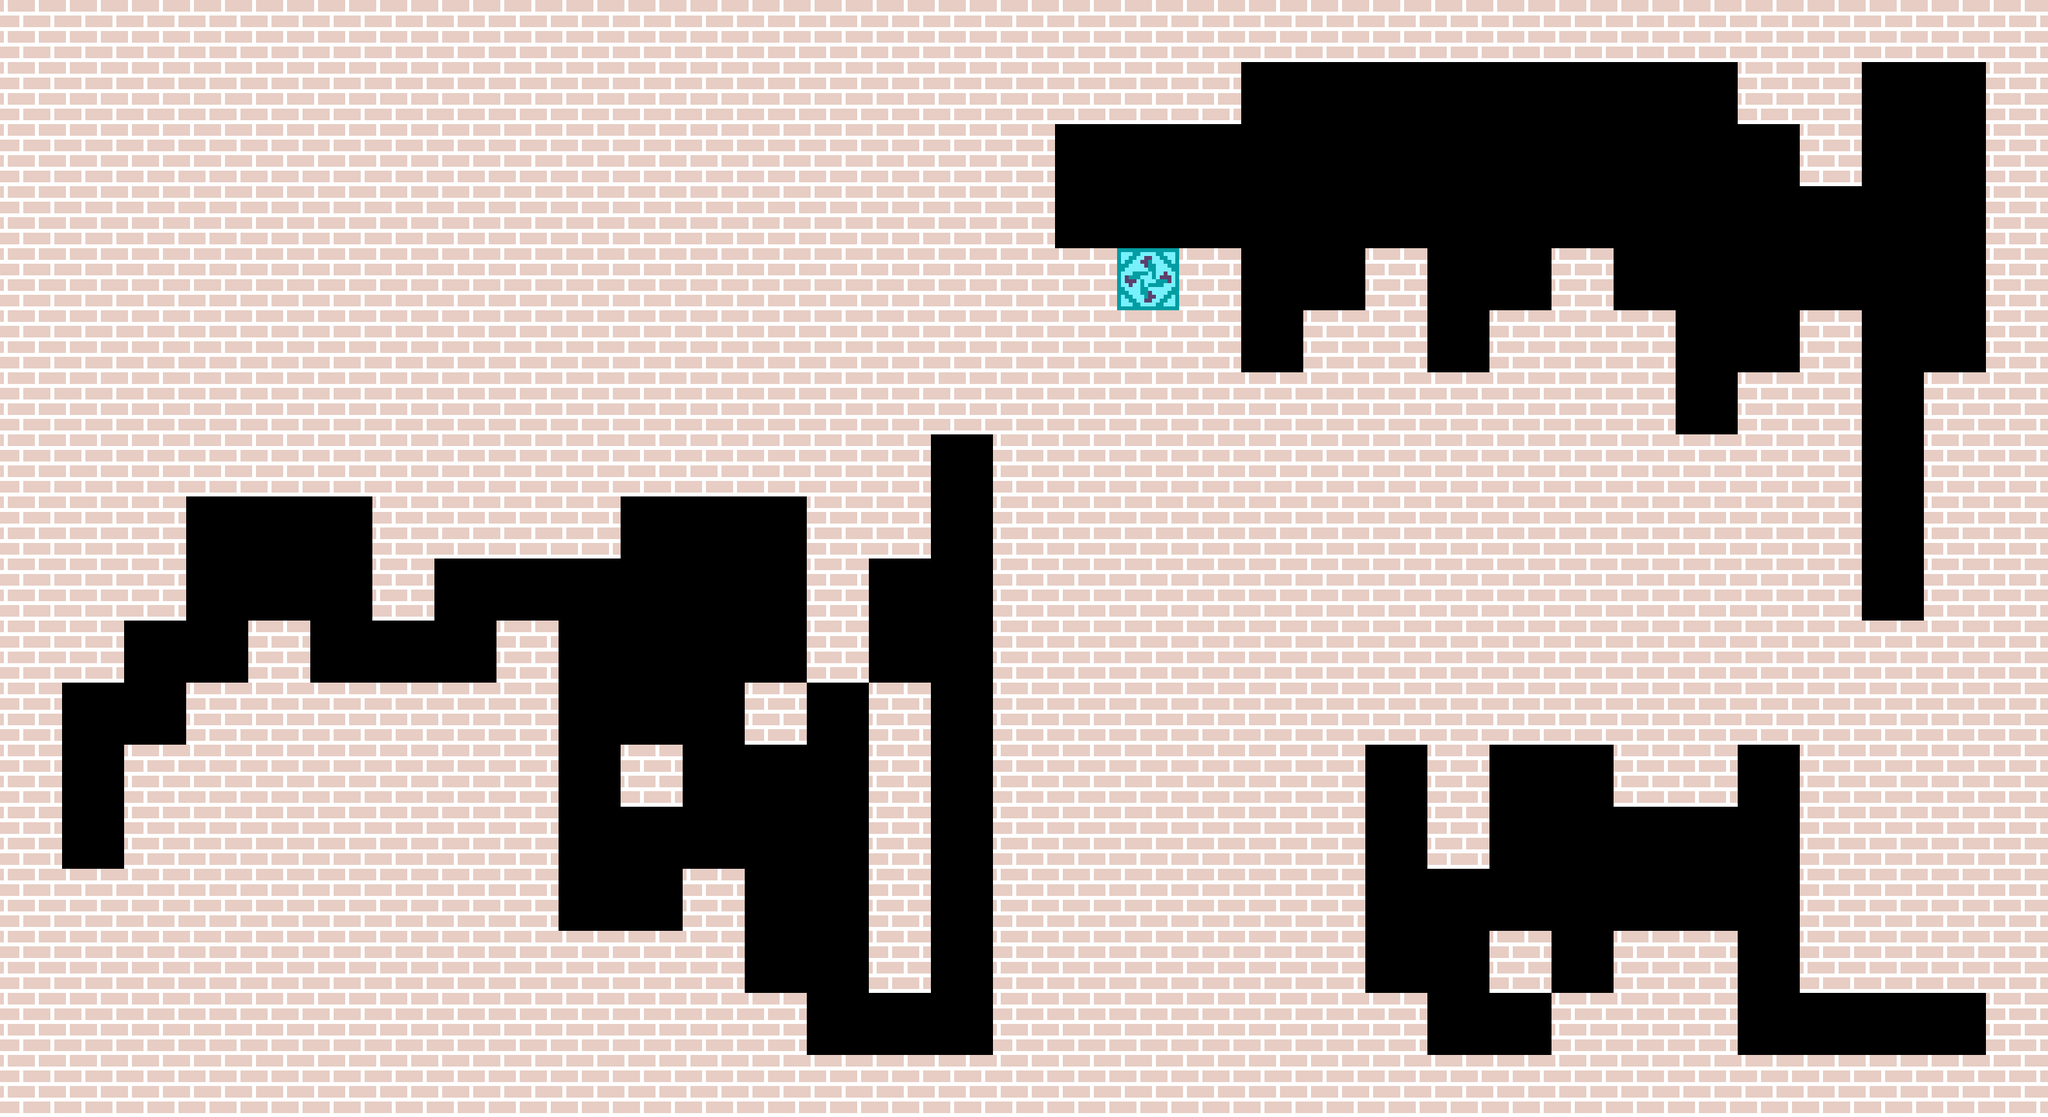

A 2D game scene composited from a Tiled map and its tileset images. What follows is a short description and the map's XML, with each tile layer's data collapsed to a summary:
An orthogonal 33x18 tile map with 96x96 px tiles, 3 tile layers (Terrain, Enemies, Decoration) and 55 objects (27x FallingSpike, 6x Coin, 4x EndBall, 3x FallingSpikeBlock, 2x Teleport Start Location, ...).

<map version="1.10" tiledversion="1.11.0" orientation="orthogonal" renderorder="right-down" width="33" height="18" tilewidth="96" tileheight="96" infinite="0" nextlayerid="7" nextobjectid="57">
 <properties>
  <property name="CanonFiringRate" type="float" value="3.5" />
  <property name="FallingSpikeSpeed" type="int" value="275" />
  <property name="LanternWidth" type="float" value="81" />
 </properties>
 <tileset firstgid="1" source="../Tilesets/platformerTiles.tsx" />
 <layer id="1" name="Terrain" width="33" height="18">
  <data>[594 cells, 140 non-empty, 2 distinct tile ids]</data>
 </layer>
 <layer id="2" name="Enemies" width="33" height="18">
  <data>[594 cells, 0 non-empty, 0 distinct tile ids]</data>
 </layer>
 <layer id="3" name="Decoration" width="33" height="18">
  <data>[594 cells, 306 non-empty, 1 distinct tile ids]</data>
 </layer>
 <objectgroup id="4" name="Interactable">
  <object id="1" name="StartBall" gid="10" x="1728" y="288" width="96" height="96" />
  <object id="2" name="EndFragmentBall" gid="64" x="2112" y="1536" width="96" height="96" />
  <object id="40" name="Teleport Start Location" gid="16" x="2880" y="960" width="96" height="96">
   <properties>
    <property name="Active" type="bool" value="true" />
    <property name="ID" type="int" value="0" />
   </properties>
  </object>
  <object id="41" name="Teleport Start Location" gid="16" x="96" y="1344" width="96" height="96">
   <properties>
    <property name="Active" type="bool" value="true" />
    <property name="ID" type="int" value="1" />
   </properties>
  </object>
  <object id="44" name="EndBall" gid="8" x="2592" y="192" width="96" height="96">
   <properties>
    <property name="Active" type="bool" value="true" />
    <property name="Trim" value="TopLeft" />
   </properties>
  </object>
  <object id="45" name="EndBall" gid="8" x="2880" y="288" width="96" height="96">
   <properties>
    <property name="Active" type="bool" value="true" />
    <property name="Trim" value="TopRight" />
   </properties>
  </object>
  <object id="46" name="EndBall" gid="8" x="1152" y="960" width="96" height="96">
   <properties>
    <property name="Active" type="bool" value="true" />
    <property name="Trim" value="BottomLeft" />
   </properties>
  </object>
  <object id="47" name="EndBall" gid="8" x="2976" y="1632" width="96" height="96">
   <properties>
    <property name="Active" type="bool" value="true" />
    <property name="Trim" value="BottomRight" />
   </properties>
  </object>
  <object id="48" name="Teleport End Location" gid="14" x="1344" y="960" width="96" height="96">
   <properties>
    <property name="Active" type="bool" value="true" />
    <property name="ID" type="int" value="0" />
   </properties>
  </object>
  <object id="49" name="Teleport End Location" gid="14" x="2112" y="1248" width="96" height="96">
   <properties>
    <property name="Active" type="bool" value="true" />
    <property name="ID" type="int" value="1" />
   </properties>
  </object>
  <object id="51" name="SwitchBlockOn" gid="12" x="2496" y="1344" width="96" height="96" />
  <object id="52" name="SwitchBlockOn" gid="12" x="2496" y="1440" width="96" height="96" />
 </objectgroup>
 <objectgroup id="5" name="Interactable Enemies">
  <object id="3" name="FallingSpike" gid="45" x="2304" y="1344" width="96" height="96">
   <properties>
    <property name="Automatic" type="bool" value="false" />
    <property name="LimitedRange" type="bool" value="false" />
    <property name="Orientation" value="Down" />
   </properties>
  </object>
  <object id="4" name="FallingSpike" gid="45" x="2016" y="192" width="96" height="96">
   <properties>
    <property name="Automatic" type="bool" value="false" />
    <property name="LimitedRange" type="bool" value="false" />
    <property name="Orientation" value="Down" />
   </properties>
  </object>
  <object id="5" name="FallingSpike" gid="45" x="2304" y="192" width="96" height="96">
   <properties>
    <property name="Automatic" type="bool" value="false" />
    <property name="LimitedRange" type="bool" value="false" />
    <property name="Orientation" value="Down" />
   </properties>
  </object>
  <object id="6" name="FallingSpike" gid="45" x="2688" y="288" width="96" height="96">
   <properties>
    <property name="Automatic" type="bool" value="false" />
    <property name="LimitedRange" type="bool" value="false" />
    <property name="Orientation" value="Down" />
   </properties>
  </object>
  <object id="7" name="FallingSpike" gid="45" x="2880" y="192" width="96" height="96">
   <properties>
    <property name="Automatic" type="bool" value="false" />
    <property name="LimitedRange" type="bool" value="false" />
    <property name="Orientation" value="Down" />
   </properties>
  </object>
  <object id="10" name="FallingSpike" gid="45" x="1056" y="864" width="96" height="96">
   <properties>
    <property name="Automatic" type="bool" value="false" />
    <property name="LimitedRange" type="bool" value="false" />
    <property name="Orientation" value="Down" />
   </properties>
  </object>
  <object id="14" name="FallingSpike" gid="45" x="384" y="864" width="96" height="96">
   <properties>
    <property name="Automatic" type="bool" value="false" />
    <property name="LimitedRange" type="bool" value="false" />
    <property name="Orientation" value="Down" />
   </properties>
  </object>
  <object id="8" name="FallingSpike" gid="45" x="2976" y="192" width="96" height="96">
   <properties>
    <property name="Automatic" type="bool" value="false" />
    <property name="LimitedRange" type="bool" value="false" />
    <property name="Orientation" value="Down" />
   </properties>
  </object>
  <object id="9" name="FallingSpike" gid="45" x="1248" y="1152" width="96" height="96">
   <properties>
    <property name="Automatic" type="bool" value="false" />
    <property name="LimitedRange" type="bool" value="false" />
    <property name="Orientation" value="Down" />
   </properties>
  </object>
  <object id="35" name="FallingSpike" gid="45" x="1152" y="864" width="96" height="96">
   <properties>
    <property name="Automatic" type="bool" value="false" />
    <property name="LimitedRange" type="bool" value="false" />
    <property name="Orientation" value="Down" />
   </properties>
  </object>
  <object id="36" name="FallingSpike" gid="45" x="1440" y="864" width="96" height="96">
   <properties>
    <property name="Automatic" type="bool" value="false" />
    <property name="LimitedRange" type="bool" value="false" />
    <property name="Orientation" value="Down" />
   </properties>
  </object>
  <object id="11" name="FallingSpike" gid="45" x="960" y="864" width="96" height="96">
   <properties>
    <property name="Automatic" type="bool" value="false" />
    <property name="LimitedRange" type="bool" value="false" />
    <property name="Orientation" value="Down" />
   </properties>
  </object>
  <object id="13" name="FallingSpike" gid="45" x="480" y="864" width="96" height="96">
   <properties>
    <property name="Automatic" type="bool" value="false" />
    <property name="LimitedRange" type="bool" value="false" />
    <property name="Orientation" value="Down" />
   </properties>
  </object>
  <object id="15" name="FallingSpike" gid="45" x="288" y="864" width="96" height="96">
   <properties>
    <property name="Automatic" type="bool" value="false" />
    <property name="LimitedRange" type="bool" value="false" />
    <property name="Orientation" value="Down" />
   </properties>
  </object>
  </objectgroup>
 <objectgroup id="6" name="Collectable">
  <!-- 12 objects omitted --></objectgroup>
</map>
<!-- 29 of 55 objects omitted -->
